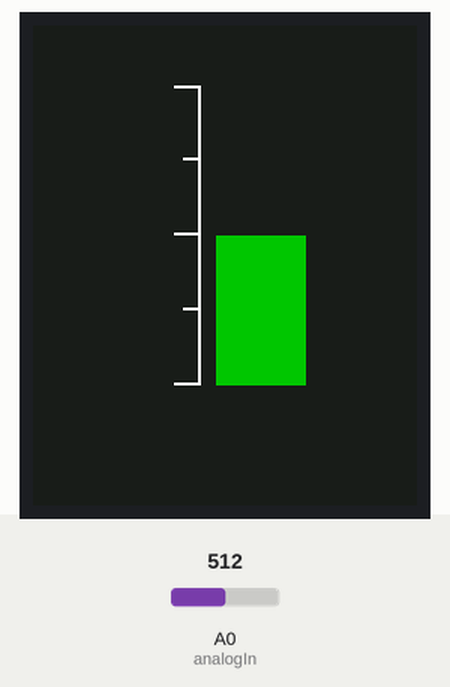
Recording of a sketch running on a simulated Arduino Uno, built with avr-gcc and run on an emulated ATmega328P. Shown: 128×160 colour display. Inputs (shaded band) come from the test bench; at power-on: A0 (analogIn) = 512. What the sketch prints to the serial monitor is not drawn.

Above: at 1.3 s.
1.4 s: A0 (analogIn) set to 716
At 2.0 s:
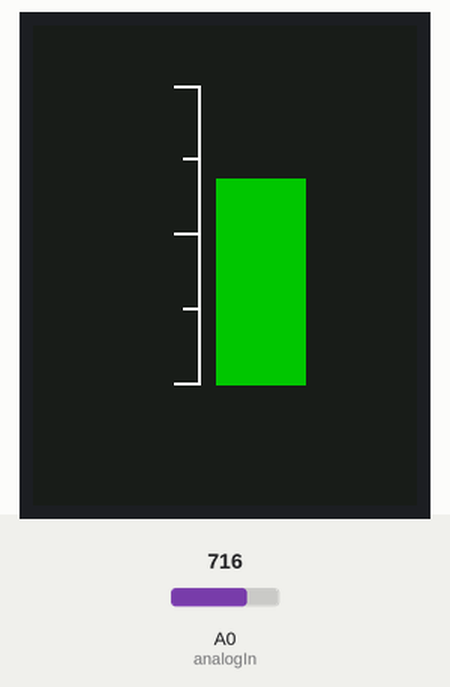
2.9 s: A0 (analogIn) set to 900
At 3.2 s:
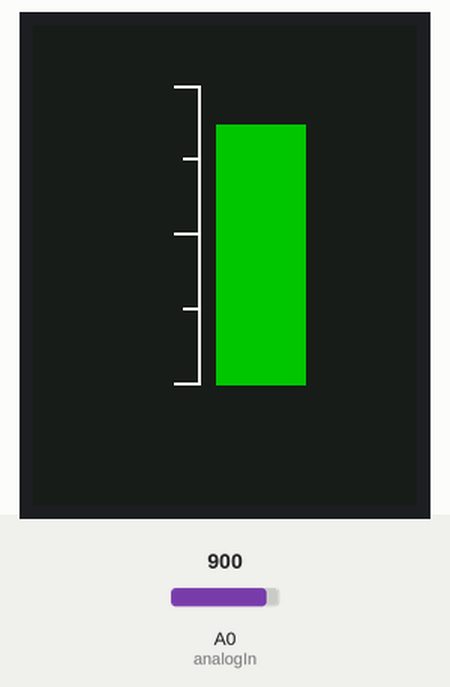
4.4 s: A0 (analogIn) set to 1023
At 5.5 s:
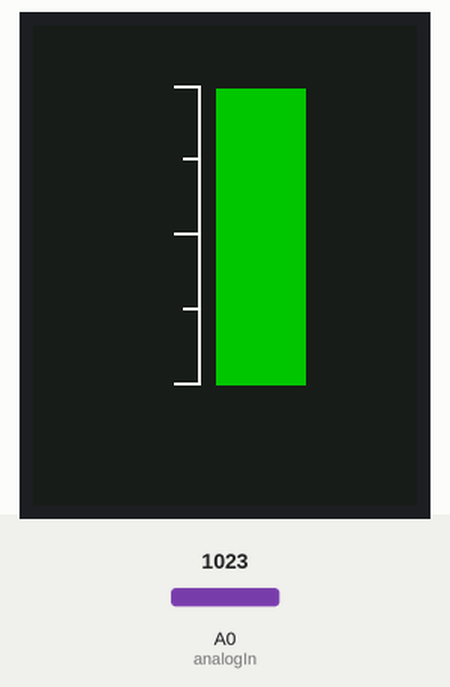
Timing chart, 0 to 7.4 s (numbered marks = the images above; inputs shaded):
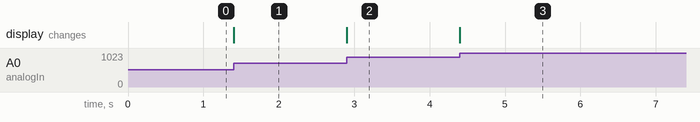

Measured:
- after the input at 1.4 s, the display: changes at once (image 1)
- after the input at 2.9 s, the display: changes at once (image 2)
- after the input at 4.4 s, the display: changes at once (image 3)

The sketch:

bargraphdemo.ino
```cpp
#include <Adafruit_GFX.h>    // Core graphics library
#include <Adafruit_ST7735.h> // Hardware-specific library for ST7735
#include <Adafruit_ST7789.h> // Hardware-specific library for ST7789
#include <SPI.h>


// For the breakout, you can use any 2 or 3 pins
// These pins will also work for the 1.8" TFT shield
#define TFT_CS     10
#define TFT_RST    8  // you can also connect this to the Arduino reset
                       // in which case, set this #define pin to -1!
#define TFT_DC     9

// Option 1 (recommended): must use the hardware SPI pins
// (for UNO thats sclk = 13 and sid = 11) and pin 10 must be
// an output. This is much faster - also required if you want
// to use the microSD card (see the image drawing example)

// For 1.44" and 1.8" TFT with ST7735 use
Adafruit_ST7735 tft = Adafruit_ST7735(TFT_CS,  TFT_DC, TFT_RST);  //<---------------------Eric Says Use This!

// For 1.54" TFT with ST7789
//Adafruit_ST7789 tft = Adafruit_ST7789(TFT_CS,  TFT_DC, TFT_RST);

// Option 2: use any pins but a little slower!
//#define TFT_SCLK 13   // set these to be whatever pins you like!
//#define TFT_MOSI 11   // set these to be whatever pins you like!
//Adafruit_ST7735 tft = Adafruit_ST7735(TFT_CS, TFT_DC, TFT_MOSI, TFT_SCLK, TFT_RST);

#define BACKCOLOR 0x18E3
#define BARCOLOR 0x0620
#define SCALECOLOR 0xFFFF

//Analog Measurement Declarations
const int analogIn = A0;
int RawValue = 0;
int LastPercent = 0;

void setup(void) {
  Serial.begin(9600);
  Serial.print("Hello! ST77xx TFT Test");

  // Use this initializer if you're using a 1.8" TFT
  tft.initR(INITR_BLACKTAB);   // initialize a ST7735S chip, black tab

  // Use this initializer (uncomment) if you're using a 1.44" TFT
  //tft.initR(INITR_144GREENTAB);   // initialize a ST7735S chip, black tab  //<----------------------Must Change Examples to this!

  // Use this initializer (uncomment) if you're using a 0.96" 180x60 TFT
  //tft.initR(INITR_MINI160x80);   // initialize a ST7735S chip, mini display

  // Use this initializer (uncomment) if you're using a 1.54" 240x240 TFT
  //tft.init(240, 240);   // initialize a ST7789 chip, 240x240 pixels

  tft.fillScreen(BACKCOLOR);
  drawScale();


// tft.setRotation(tft.getRotation()+1);


}

void loop() {
    int newPercent;
    RawValue = analogRead(analogIn);
    newPercent = int((RawValue/1024.0)* 100.0);

    if (newPercent != LastPercent){
      drawBar(newPercent);
      delay(50);
    }

}

void drawScale(){
  tft.drawFastVLine(55, 20,100, SCALECOLOR ); // Vertical Scale Line
  tft.drawFastHLine(47, 20, 8, SCALECOLOR); // Major Division
  tft.drawFastHLine(50, 44, 5, SCALECOLOR); // Minor Division
  tft.drawFastHLine(47, 69, 8, SCALECOLOR); // Major Division
  tft.drawFastHLine(50, 94, 5, SCALECOLOR); // Minor Division
  tft.drawFastHLine(47, 119, 8, SCALECOLOR);  // Major Division
}


void drawBar (int nPer){

  if(nPer < LastPercent){
    tft.fillRect(61, 20 + (100-LastPercent), 30, LastPercent - nPer,  BACKCOLOR);
  }
  else{
    tft.fillRect(61, 20 + (100-nPer), 30, nPer - LastPercent,  BARCOLOR);
  }
  LastPercent = nPer;

}
```
